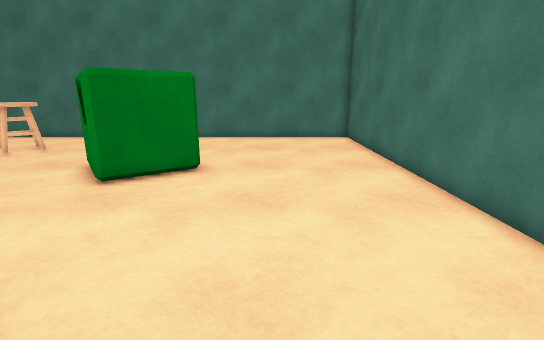
view 1 (above)

14 first-person views from a walk through a Unity game level. The camera is 1.3 m above the floor, tilts 14° down and sees 85° across. The floor is counted in squares, 0.5 m on a side. Each view is taken from the middle of a square. On the plan, view 1 faces up. The plan holds only what a view shows up to about 19 squares ahead; the rest is blank. The place goes on beyond the plan. The player character is not drawn. Some surface patterns are stand-ins.

view 2
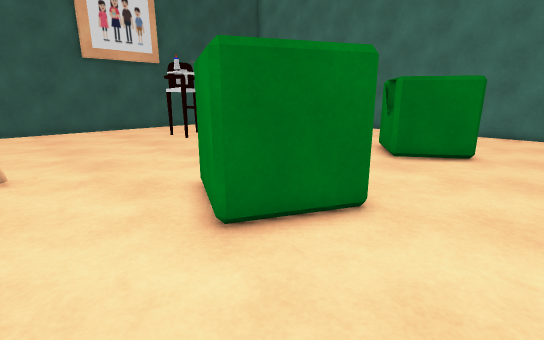

view 3
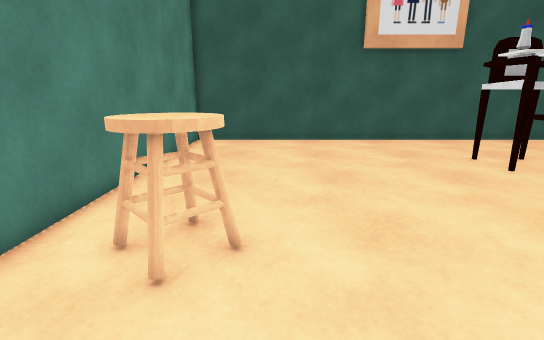

view 4
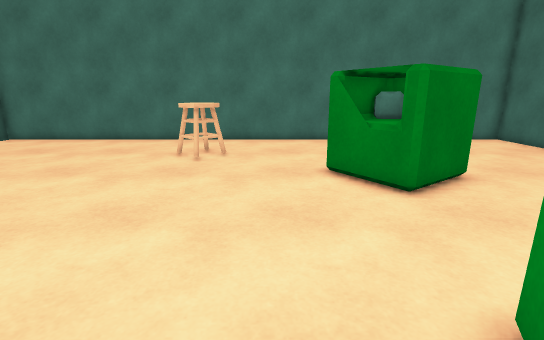

view 5
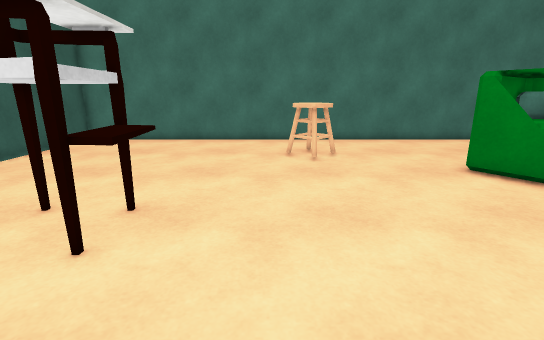

view 6
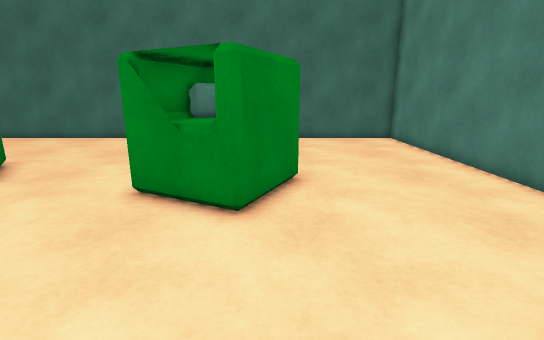

view 7
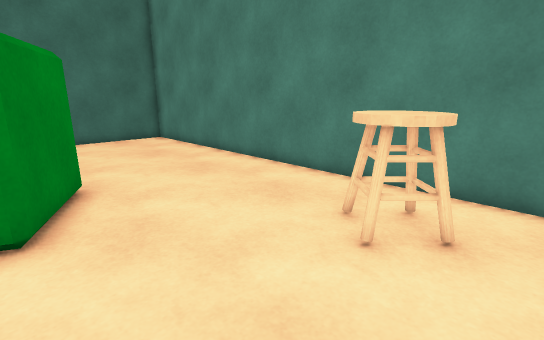

view 8
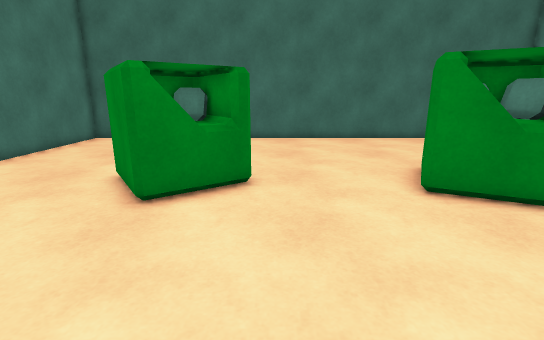

view 9
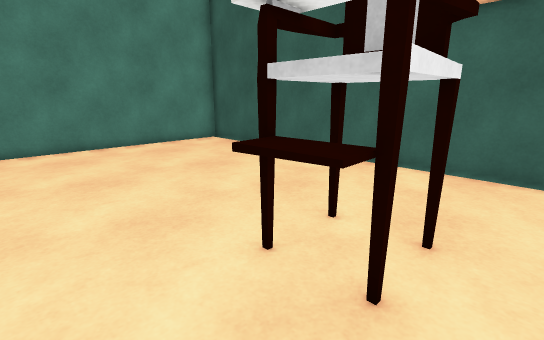

view 10
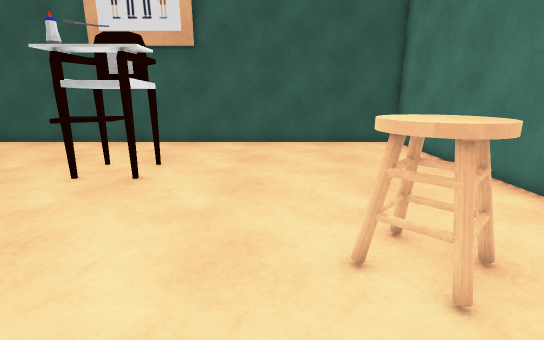

view 11
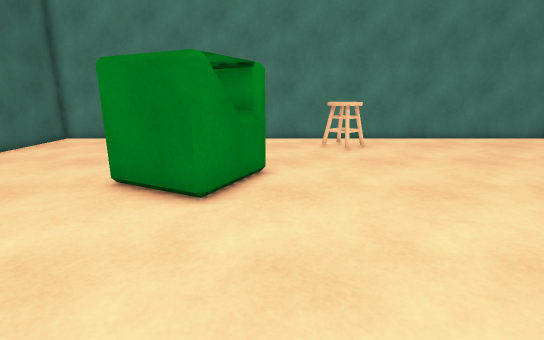

view 12
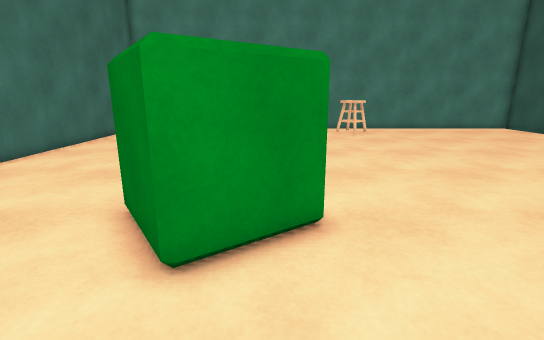

view 13
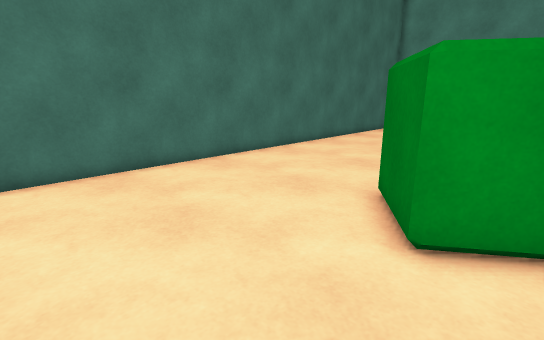

view 14
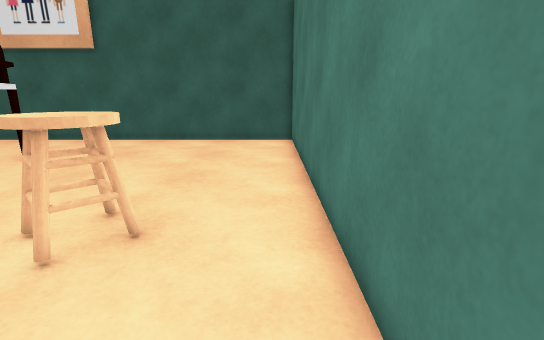

### Floor plan
Key: @ floor where view 1 was taken; # wall or solid block; . floor; S stool; C chair.
Columns run from 25 left of view 1 to 5 right of it. Each row starts with its distance up from view 1.
 19 ###############################
 18 #.............................#
 17 #.............................#
 16 #.............................#
 15 #...........SSS...............#
 14 #...........SSS...............#
 13 #...................CC........#
 12 #.................CCCCC.......#
 11 #.................CCCCC.......#
 10 #..................CCCC.......#
  9 #..................CCC........#
  8 #.....CC......................#
  7 #.....CCC.....................#
  6 #.....CCC.....................#
  5 #.....CC......................#
  4 #..................C..........#
  3 #.................CCCC........#
  2 #.................CCCCC.......#
  1 #................CCCCC........#
  0 #.................CCCC...@....#
 -1 #...................C.........#
 -2 #.............................#
 -3 #.............................#
 -4 #............SS...............#
 -5 #...........SSS...............#
 -6 #.............................#
 -7 #.............................#
 -8 ###############################

Positions as (right, up) in squares from view 1, and headings:
1: (0, 0), facing up
2: (0, -4), facing up-left
3: (-7, -3), facing left
4: (-9, 1), facing up
5: (-14, 1), facing up
6: (-14, 0), facing right
7: (-14, 1), facing down-right
8: (-14, 8), facing right
9: (-14, 9), facing down-left
10: (-8, 12), facing left
11: (-8, 11), facing down
12: (-6, 17), facing down
13: (-6, 18), facing down-right
14: (-7, 18), facing left
